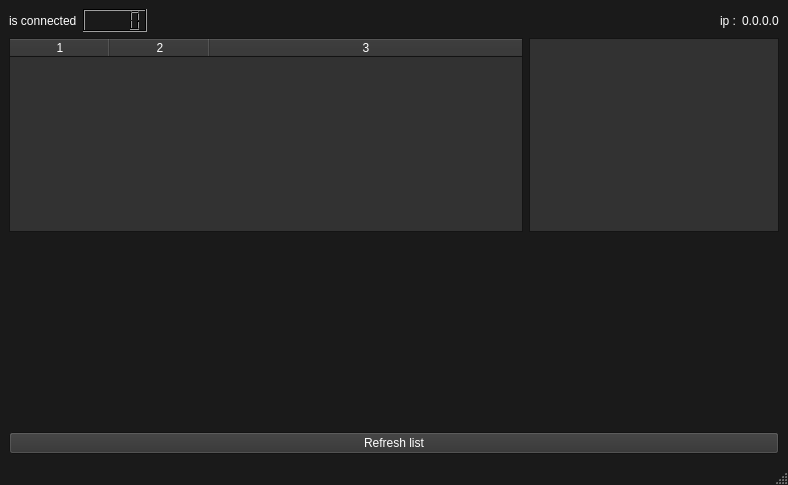
<?xml version="1.0" encoding="UTF-8"?>
<ui version="4.0">
 <class>MainWindow</class>
 <widget class="QMainWindow" name="MainWindow">
  <property name="geometry">
   <rect>
    <x>0</x>
    <y>0</y>
    <width>788</width>
    <height>485</height>
   </rect>
  </property>
  <property name="palette">
   <palette>
    <active>
     <colorrole role="WindowText">
      <brush brushstyle="SolidPattern">
       <color alpha="255">
        <red>255</red>
        <green>255</green>
        <blue>255</blue>
       </color>
      </brush>
     </colorrole>
     <colorrole role="Button">
      <brush brushstyle="SolidPattern">
       <color alpha="255">
        <red>50</red>
        <green>50</green>
        <blue>50</blue>
       </color>
      </brush>
     </colorrole>
     <colorrole role="Text">
      <brush brushstyle="SolidPattern">
       <color alpha="255">
        <red>255</red>
        <green>255</green>
        <blue>255</blue>
       </color>
      </brush>
     </colorrole>
     <colorrole role="ButtonText">
      <brush brushstyle="SolidPattern">
       <color alpha="255">
        <red>255</red>
        <green>255</green>
        <blue>255</blue>
       </color>
      </brush>
     </colorrole>
     <colorrole role="Base">
      <brush brushstyle="SolidPattern">
       <color alpha="255">
        <red>50</red>
        <green>50</green>
        <blue>50</blue>
       </color>
      </brush>
     </colorrole>
     <colorrole role="Window">
      <brush brushstyle="SolidPattern">
       <color alpha="255">
        <red>26</red>
        <green>26</green>
        <blue>26</blue>
       </color>
      </brush>
     </colorrole>
     <colorrole role="Shadow">
      <brush brushstyle="SolidPattern">
       <color alpha="255">
        <red>176</red>
        <green>175</green>
        <blue>175</blue>
       </color>
      </brush>
     </colorrole>
     <colorrole role="Highlight">
      <brush brushstyle="SolidPattern">
       <color alpha="255">
        <red>154</red>
        <green>153</green>
        <blue>150</blue>
       </color>
      </brush>
     </colorrole>
     <colorrole role="HighlightedText">
      <brush brushstyle="SolidPattern">
       <color alpha="255">
        <red>255</red>
        <green>255</green>
        <blue>255</blue>
       </color>
      </brush>
     </colorrole>
     <colorrole role="Link">
      <brush brushstyle="SolidPattern">
       <color alpha="255">
        <red>230</red>
        <green>97</green>
        <blue>0</blue>
       </color>
      </brush>
     </colorrole>
     <colorrole role="LinkVisited">
      <brush brushstyle="SolidPattern">
       <color alpha="255">
        <red>222</red>
        <green>221</green>
        <blue>218</blue>
       </color>
      </brush>
     </colorrole>
     <colorrole role="AlternateBase">
      <brush brushstyle="SolidPattern">
       <color alpha="255">
        <red>154</red>
        <green>153</green>
        <blue>150</blue>
       </color>
      </brush>
     </colorrole>
     <colorrole role="ToolTipBase">
      <brush brushstyle="SolidPattern">
       <color alpha="255">
        <red>198</red>
        <green>70</green>
        <blue>0</blue>
       </color>
      </brush>
     </colorrole>
     <colorrole role="Accent">
      <brush brushstyle="SolidPattern">
       <color alpha="255">
        <red>255</red>
        <green>120</green>
        <blue>0</blue>
       </color>
      </brush>
     </colorrole>
    </active>
    <inactive>
     <colorrole role="WindowText">
      <brush brushstyle="SolidPattern">
       <color alpha="255">
        <red>255</red>
        <green>255</green>
        <blue>255</blue>
       </color>
      </brush>
     </colorrole>
     <colorrole role="Button">
      <brush brushstyle="SolidPattern">
       <color alpha="255">
        <red>50</red>
        <green>50</green>
        <blue>50</blue>
       </color>
      </brush>
     </colorrole>
     <colorrole role="Text">
      <brush brushstyle="SolidPattern">
       <color alpha="255">
        <red>255</red>
        <green>255</green>
        <blue>255</blue>
       </color>
      </brush>
     </colorrole>
     <colorrole role="ButtonText">
      <brush brushstyle="SolidPattern">
       <color alpha="255">
        <red>255</red>
        <green>255</green>
        <blue>255</blue>
       </color>
      </brush>
     </colorrole>
     <colorrole role="Base">
      <brush brushstyle="SolidPattern">
       <color alpha="255">
        <red>50</red>
        <green>50</green>
        <blue>50</blue>
       </color>
      </brush>
     </colorrole>
     <colorrole role="Window">
      <brush brushstyle="SolidPattern">
       <color alpha="255">
        <red>26</red>
        <green>26</green>
        <blue>26</blue>
       </color>
      </brush>
     </colorrole>
     <colorrole role="Shadow">
      <brush brushstyle="SolidPattern">
       <color alpha="255">
        <red>176</red>
        <green>175</green>
        <blue>175</blue>
       </color>
      </brush>
     </colorrole>
     <colorrole role="Highlight">
      <brush brushstyle="SolidPattern">
       <color alpha="255">
        <red>154</red>
        <green>153</green>
        <blue>150</blue>
       </color>
      </brush>
     </colorrole>
     <colorrole role="HighlightedText">
      <brush brushstyle="SolidPattern">
       <color alpha="255">
        <red>255</red>
        <green>255</green>
        <blue>255</blue>
       </color>
      </brush>
     </colorrole>
     <colorrole role="Link">
      <brush brushstyle="SolidPattern">
       <color alpha="255">
        <red>230</red>
        <green>97</green>
        <blue>0</blue>
       </color>
      </brush>
     </colorrole>
     <colorrole role="LinkVisited">
      <brush brushstyle="SolidPattern">
       <color alpha="255">
        <red>222</red>
        <green>221</green>
        <blue>218</blue>
       </color>
      </brush>
     </colorrole>
     <colorrole role="AlternateBase">
      <brush brushstyle="SolidPattern">
       <color alpha="255">
        <red>154</red>
        <green>153</green>
        <blue>150</blue>
       </color>
      </brush>
     </colorrole>
     <colorrole role="ToolTipBase">
      <brush brushstyle="SolidPattern">
       <color alpha="255">
        <red>198</red>
        <green>70</green>
        <blue>0</blue>
       </color>
      </brush>
     </colorrole>
     <colorrole role="Accent">
      <brush brushstyle="SolidPattern">
       <color alpha="255">
        <red>255</red>
        <green>120</green>
        <blue>0</blue>
       </color>
      </brush>
     </colorrole>
    </inactive>
    <disabled>
     <colorrole role="Button">
      <brush brushstyle="SolidPattern">
       <color alpha="255">
        <red>50</red>
        <green>50</green>
        <blue>50</blue>
       </color>
      </brush>
     </colorrole>
     <colorrole role="Base">
      <brush brushstyle="SolidPattern">
       <color alpha="255">
        <red>26</red>
        <green>26</green>
        <blue>26</blue>
       </color>
      </brush>
     </colorrole>
     <colorrole role="Window">
      <brush brushstyle="SolidPattern">
       <color alpha="255">
        <red>26</red>
        <green>26</green>
        <blue>26</blue>
       </color>
      </brush>
     </colorrole>
     <colorrole role="Shadow">
      <brush brushstyle="SolidPattern">
       <color alpha="255">
        <red>176</red>
        <green>175</green>
        <blue>175</blue>
       </color>
      </brush>
     </colorrole>
     <colorrole role="HighlightedText">
      <brush brushstyle="SolidPattern">
       <color alpha="255">
        <red>255</red>
        <green>255</green>
        <blue>255</blue>
       </color>
      </brush>
     </colorrole>
     <colorrole role="Link">
      <brush brushstyle="SolidPattern">
       <color alpha="255">
        <red>230</red>
        <green>97</green>
        <blue>0</blue>
       </color>
      </brush>
     </colorrole>
     <colorrole role="LinkVisited">
      <brush brushstyle="SolidPattern">
       <color alpha="255">
        <red>222</red>
        <green>221</green>
        <blue>218</blue>
       </color>
      </brush>
     </colorrole>
     <colorrole role="AlternateBase">
      <brush brushstyle="SolidPattern">
       <color alpha="255">
        <red>154</red>
        <green>153</green>
        <blue>150</blue>
       </color>
      </brush>
     </colorrole>
     <colorrole role="ToolTipBase">
      <brush brushstyle="SolidPattern">
       <color alpha="255">
        <red>198</red>
        <green>70</green>
        <blue>0</blue>
       </color>
      </brush>
     </colorrole>
     <colorrole role="Accent">
      <brush brushstyle="SolidPattern">
       <color alpha="255">
        <red>255</red>
        <green>120</green>
        <blue>0</blue>
       </color>
      </brush>
     </colorrole>
    </disabled>
   </palette>
  </property>
  <property name="windowTitle">
   <string>MainWindow</string>
  </property>
  <property name="windowIcon">
   <iconset theme="emblem-system"/>
  </property>
  <widget class="QWidget" name="centralwidget">
   <layout class="QGridLayout" name="gridLayout_2">
    <item row="0" column="0">
     <layout class="QGridLayout" name="gridLayout_4">
      <item row="0" column="2">
       <spacer name="horizontalSpacer">
        <property name="orientation">
         <enum>Qt::Horizontal</enum>
        </property>
        <property name="sizeHint" stdset="0">
         <size>
          <width>40</width>
          <height>20</height>
         </size>
        </property>
       </spacer>
      </item>
      <item row="0" column="3">
       <widget class="QLabel" name="label_4">
        <property name="text">
         <string>ip :</string>
        </property>
       </widget>
      </item>
      <item row="0" column="0">
       <widget class="QLabel" name="label_2">
        <property name="text">
         <string>is connected</string>
        </property>
       </widget>
      </item>
      <item row="0" column="4">
       <widget class="QLabel" name="label">
        <property name="text">
         <string>0.0.0.0</string>
        </property>
       </widget>
      </item>
      <item row="0" column="1">
       <widget class="QLCDNumber" name="lcdNumber">
        <property name="palette">
         <palette>
          <active>
           <colorrole role="Light">
            <brush brushstyle="SolidPattern">
             <color alpha="255">
              <red>0</red>
              <green>0</green>
              <blue>0</blue>
             </color>
            </brush>
           </colorrole>
          </active>
          <inactive>
           <colorrole role="Light">
            <brush brushstyle="SolidPattern">
             <color alpha="255">
              <red>0</red>
              <green>0</green>
              <blue>0</blue>
             </color>
            </brush>
           </colorrole>
          </inactive>
          <disabled>
           <colorrole role="Light">
            <brush brushstyle="SolidPattern">
             <color alpha="255">
              <red>0</red>
              <green>0</green>
              <blue>0</blue>
             </color>
            </brush>
           </colorrole>
          </disabled>
         </palette>
        </property>
       </widget>
      </item>
     </layout>
    </item>
    <item row="3" column="0">
     <widget class="QPushButton" name="pushButton">
      <property name="text">
       <string>Refresh list</string>
      </property>
     </widget>
    </item>
    <item row="1" column="0">
     <layout class="QGridLayout" name="gridLayout">
      <item row="0" column="0">
       <widget class="QTableWidget" name="Table">
        <property name="sizePolicy">
         <sizepolicy hsizetype="Expanding" vsizetype="Expanding">
          <horstretch>0</horstretch>
          <verstretch>0</verstretch>
         </sizepolicy>
        </property>
        <property name="editTriggers">
         <set>QAbstractItemView::NoEditTriggers</set>
        </property>
        <property name="sortingEnabled">
         <bool>false</bool>
        </property>
        <property name="wordWrap">
         <bool>true</bool>
        </property>
        <property name="columnCount">
         <number>3</number>
        </property>
        <attribute name="horizontalHeaderCascadingSectionResizes">
         <bool>false</bool>
        </attribute>
        <attribute name="horizontalHeaderStretchLastSection">
         <bool>true</bool>
        </attribute>
        <attribute name="verticalHeaderVisible">
         <bool>false</bool>
        </attribute>
        <attribute name="verticalHeaderCascadingSectionResizes">
         <bool>false</bool>
        </attribute>
        <attribute name="verticalHeaderShowSortIndicator" stdset="0">
         <bool>false</bool>
        </attribute>
        <attribute name="verticalHeaderStretchLastSection">
         <bool>false</bool>
        </attribute>
        <column/>
        <column/>
        <column/>
       </widget>
      </item>
      <item row="0" column="1">
       <widget class="QListWidget" name="listWidget">
        <property name="maximumSize">
         <size>
          <width>250</width>
          <height>16777215</height>
         </size>
        </property>
       </widget>
      </item>
     </layout>
    </item>
    <item row="2" column="0">
     <spacer name="verticalSpacer">
      <property name="orientation">
       <enum>Qt::Vertical</enum>
      </property>
      <property name="sizeHint" stdset="0">
       <size>
        <width>20</width>
        <height>40</height>
       </size>
      </property>
     </spacer>
    </item>
   </layout>
  </widget>
  <widget class="QMenuBar" name="menubar">
   <property name="geometry">
    <rect>
     <x>0</x>
     <y>0</y>
     <width>788</width>
     <height>22</height>
    </rect>
   </property>
  </widget>
  <widget class="QStatusBar" name="statusbar"/>
 </widget>
 <resources/>
 <connections/>
</ui>
